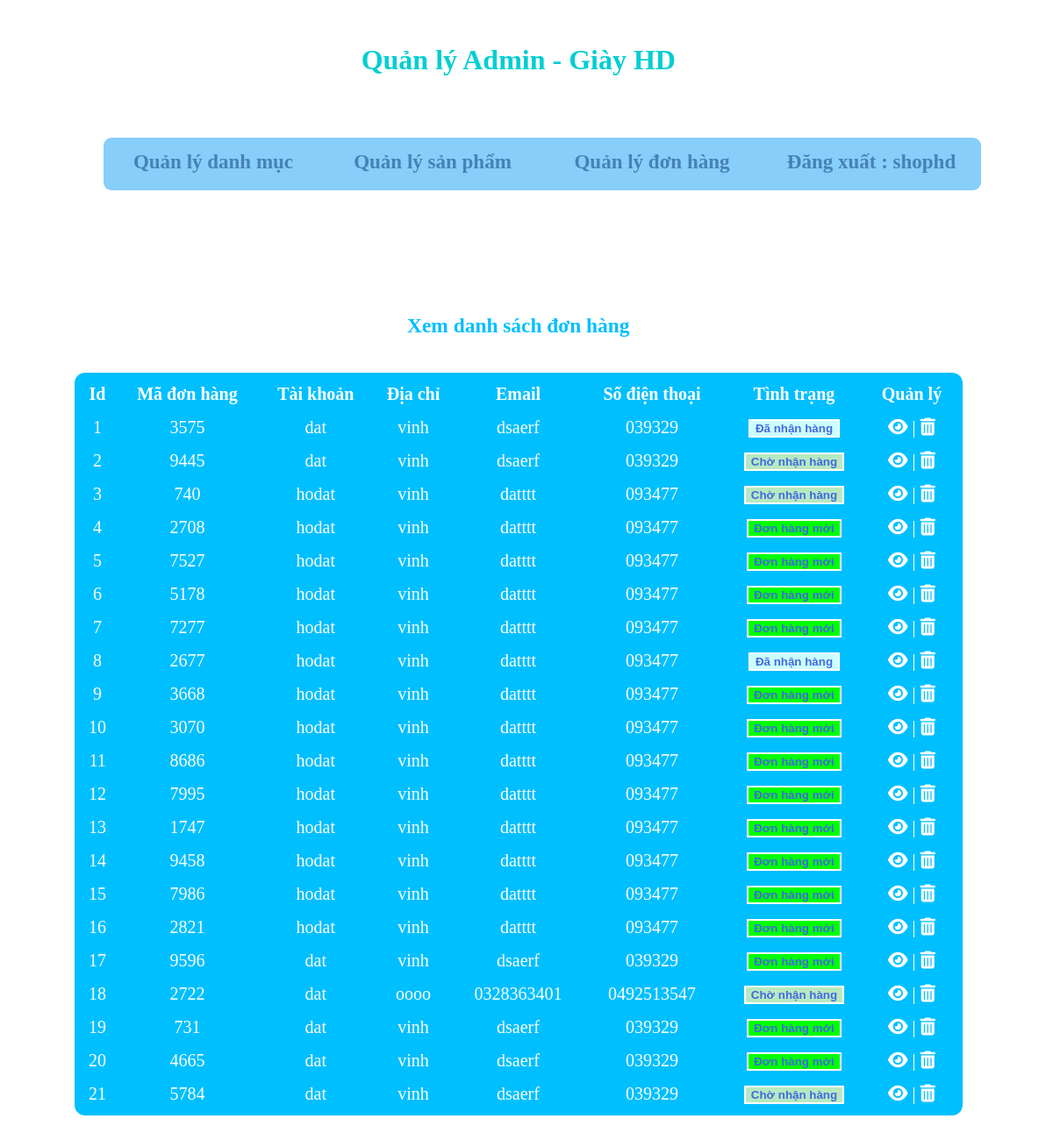
/admin/index-admin.php?action=quanlydonhang&query=lietke (signed in), run on the app's committed database.
### tables this page shows
CREATE TABLE `tbl_cart` (
  `id_cart` int(11) NOT NULL,
  `id_khachhang` int(11) NOT NULL,
  `code_cart` varchar(10) NOT NULL,
  `cart_status` int(11) NOT NULL
);

CREATE TABLE `tbl_dangky` (
  `id_dangky` int(11) NOT NULL,
  `dienthoai` varchar(20) NOT NULL,
  `email` varchar(100) NOT NULL,
  `taikhoan` varchar(225) NOT NULL,
  `matkhau` varchar(225) NOT NULL,
  `diachi` varchar(200) NOT NULL
);

### admin/modules/quanlydonhang/list-order.php (the view, shortened to what this page needs)
<h3 style="margin-top: 20px;">Xem danh sách đơn hàng</h3>
<?php
	$sql_lietke_dh = "SELECT * FROM tbl_cart,tbl_dangky WHERE tbl_cart.id_khachhang=tbl_dangky.id_dangky ORDER BY tbl_cart.id_cart DESC";
	$query_lietke_dh = mysqli_query($mysqli,$sql_lietke_dh);
?>
<table style="width: 95%;margin:auto;margin-top:40px;margin-bottom:40px;border-spacing:12px;background-color:deepskyblue;border-radius:12px" border="0" >
  <tr style="color:white;font-weight:bold;font-size:20px">
  	<th>Id</th>
    <th>Mã đơn hàng</th>
    <th>Tài khoản</th>
    <th>Địa chỉ</th>
    <th>Email</th>
    <th>Số điện thoại</th>
    <th>Tình trạng</th>
  	<th>Quản lý</th>
  </tr>
  <?php
  $i = 0;
  while($row = mysqli_fetch_array($query_lietke_dh)){
  	$i++;
  ?>
  <tr style="text-align: center;color:white;">
  	<td><?php echo $i ?></td>
    <td><?php echo $row['code_cart'] ?></td>
    <td><?php echo $row['taikhoan'] ?></td>
    <td><?php echo $row['diachi'] ?></td>
    <td><?php echo $row['email'] ?></td>
    <td><?php echo $row['dienthoai'] ?></td>
    <td>
    	<?php
    	 if($row['cart_status']==1){
echo '<a href="modules/quanlydonhang/handle.php?code='.$row['code_cart'].'"><input name="Input" type="button" value="Đơn hàng mới" style="background: #0F0"  /></a>';
    	}if($row['cart_status']==0){
echo '<a href="modules/quanlydonhang/handle-order.php?code='.$row['code_cart'].'"><input name="Input" type="button" value="Chờ nhận hàng" style="background: #B7E9C1"  /></a>';
    	}if($row['cart_status']==2){
			echo '<input name="Input" type="button" value="Đã nhận hàng" style="background: #CFF"  /></a>';
		}
    	?>
    </td>
   	<td >
   		<a style="color: white;font-weight:bold" href="index-admin.php?action=donhang&query=xemdonhang&code=<?php echo $row['code_cart'] ?>"><i class="fa-solid fa-eye"></i></a> |
       <a onclick="return confirm('Bạn có chắc chắn xóa không?')" style="color: white;font-weight:bold" href="index-admin.php?action=donhang&query=xoadonhang&code=<?php echo $row['code_cart'] ?>"><i class="fa-solid fa-trash-can"></i></a>
   	</td>
  </tr>
  <?php
  }
  ?>
</table>

### admin/index-admin.php (shortened to what this page needs)
<!DOCTYPE html>
<html lang="en">
<head>
    <link rel="stylesheet" href="./css/index-admin.css">
    <link rel="stylesheet" href="../fontawesome-free-6.1.0-web/css/all.css">
</head>
<body>
    <div class="container">
        <h2 style="color:darkturquoise;text-align:center;font-size:32px">Quản lý Admin - Giày HD</h2>
        <div class="main-admin">
        <?php
            include("modules/menu-modules.php");
            ?>
        </div>
        <div class="mains-admin">
            <?php
            include("modules/main-modules.php");
        ?>
        </div>
    </div>
</body>
</html>

### admin/modules/menu-modules.php (shortened to what this page needs)
<ul class="content-menu" style="transition: 4s;">
    <li ><a href="index-admin.php?action=quanlydanhmucsanpham&query=them">Quản lý danh mục</a></li>
    <li ><a href="index-admin.php?action=quanlysp&query=them">Quản lý sản phẩm</a></li>
    <li ><a href="index-admin.php?action=quanlydonhang&query=lietke">Quản lý đơn hàng</a></li>
<li style="margin-top:-0.3px;border-right: 0px"><a href="index-admin.php?dangxuat=1">Đăng xuất : <?php if(isset($_SESSION['dangnhap'])){
		echo $_SESSION['dangnhap'];
	} ?></a></li>
</ul>

### admin/modules/main-modules.php (shortened to what this page needs)
<?php
if(isset($_GET['action']) && $_GET['query']){
	$tam = $_GET['action'];
	$query = $_GET['query'];
}else{
	$tam = '';
	$query ='';
}
?>
<div class="subadmin-content">
<?php
if ($tam=='quanlysp' && $query=='them') {
	include("modules/quanlysp/add_sp.php");
	include("modules/quanlysp/list_sp.php");
}elseif($tam=='quanlysp' && $query=='sua'){
	include("modules/quanlysp/fix_sp.php");
}elseif($tam=='quanlydonhang' && $query=='lietke'){
	include("modules/quanlydonhang/list-order.php");
}elseif($tam=='donhang' && $query=='xemdonhang'){
	include("modules/quanlydonhang/view-order.php");
}
elseif($tam=='donhang' && $query=='xoadonhang'){
	include("modules/quanlydonhang/delete-order.php");
}
?>
</div>

### admin/css/index-admin.css (style rules this page uses)
.container li { list-style: none; }
.container a { text-decoration: none; color:steelblue; }
.container h3 { color: deepskyblue; text-align: center; }
.content-menu { padding: 0; margin: 0; display: flex; width: 100%; background-color:lightskyblue; border-radius: 9px; height: 60px; }
.container h2 { text-align: center; color: deepskyblue; }
.container { margin: 50px; font-size: 20px; width: 90%; }
.main-admin { display: flex; margin: auto; width: 1000px; margin-top: 70px; margin-bottom: 150px; margin-left: 60px; height: 31px; border-radius: 5px; }
.main-admin .content-menu li { font-size: 23px; font-weight: bold; width: 100%; text-align: center; position: relative; padding-top: 15px; }

### admin/modules/quanlydonhang/list-order.php (style rules this page uses)
table input { border:2px solid white; font-weight: bold; cursor: pointer; color:royalblue; }

### data on the page
tbl_cart: code_cart "3575", tbl_dangky.taikhoan "dat", tbl_dangky.diachi "vinh", tbl_dangky.email "dsaerf", tbl_dangky.dienthoai "039329"
tbl_cart: code_cart "9445", tbl_dangky.taikhoan "dat", tbl_dangky.diachi "vinh", tbl_dangky.email "dsaerf", tbl_dangky.dienthoai "039329"
tbl_cart: code_cart "740", tbl_dangky.taikhoan "hodat", tbl_dangky.diachi "vinh", tbl_dangky.email "datttt", tbl_dangky.dienthoai "093477"
tbl_cart: code_cart "2708", tbl_dangky.taikhoan "hodat", tbl_dangky.diachi "vinh", tbl_dangky.email "datttt", tbl_dangky.dienthoai "093477"
tbl_cart: code_cart "7527", tbl_dangky.taikhoan "hodat", tbl_dangky.diachi "vinh", tbl_dangky.email "datttt", tbl_dangky.dienthoai "093477"
tbl_cart: code_cart "5178", tbl_dangky.taikhoan "hodat", tbl_dangky.diachi "vinh", tbl_dangky.email "datttt", tbl_dangky.dienthoai "093477"
tbl_cart: code_cart "7277", tbl_dangky.taikhoan "hodat", tbl_dangky.diachi "vinh", tbl_dangky.email "datttt", tbl_dangky.dienthoai "093477"
tbl_cart: code_cart "2677", tbl_dangky.taikhoan "hodat", tbl_dangky.diachi "vinh", tbl_dangky.email "datttt", tbl_dangky.dienthoai "093477"
tbl_cart: code_cart "3668", tbl_dangky.taikhoan "hodat", tbl_dangky.diachi "vinh", tbl_dangky.email "datttt", tbl_dangky.dienthoai "093477"
tbl_cart: code_cart "3070", tbl_dangky.taikhoan "hodat", tbl_dangky.diachi "vinh", tbl_dangky.email "datttt", tbl_dangky.dienthoai "093477"
tbl_cart: code_cart "8686", tbl_dangky.taikhoan "hodat", tbl_dangky.diachi "vinh", tbl_dangky.email "datttt", tbl_dangky.dienthoai "093477"
tbl_cart: code_cart "7995", tbl_dangky.taikhoan "hodat", tbl_dangky.diachi "vinh", tbl_dangky.email "datttt", tbl_dangky.dienthoai "093477"
tbl_cart: code_cart "1747", tbl_dangky.taikhoan "hodat", tbl_dangky.diachi "vinh", tbl_dangky.email "datttt", tbl_dangky.dienthoai "093477"
tbl_cart: code_cart "9458", tbl_dangky.taikhoan "hodat", tbl_dangky.diachi "vinh", tbl_dangky.email "datttt", tbl_dangky.dienthoai "093477"
tbl_cart: code_cart "7986", tbl_dangky.taikhoan "hodat", tbl_dangky.diachi "vinh", tbl_dangky.email "datttt", tbl_dangky.dienthoai "093477"
tbl_cart: code_cart "2821", tbl_dangky.taikhoan "hodat", tbl_dangky.diachi "vinh", tbl_dangky.email "datttt", tbl_dangky.dienthoai "093477"
tbl_cart: code_cart "9596", tbl_dangky.taikhoan "dat", tbl_dangky.diachi "vinh", tbl_dangky.email "dsaerf", tbl_dangky.dienthoai "039329"
tbl_cart: code_cart "2722", tbl_dangky.taikhoan "dat", tbl_dangky.diachi "oooo", tbl_dangky.email "0328363401", tbl_dangky.dienthoai "0492513547"
tbl_cart: code_cart "731", tbl_dangky.taikhoan "dat", tbl_dangky.diachi "vinh", tbl_dangky.email "dsaerf", tbl_dangky.dienthoai "039329"
tbl_cart: code_cart "4665", tbl_dangky.taikhoan "dat", tbl_dangky.diachi "vinh", tbl_dangky.email "dsaerf", tbl_dangky.dienthoai "039329"
tbl_cart: code_cart "5784", tbl_dangky.taikhoan "dat", tbl_dangky.diachi "vinh", tbl_dangky.email "dsaerf", tbl_dangky.dienthoai "039329"

### other printed values
$_SESSION['dangnhap'] "shophd"
